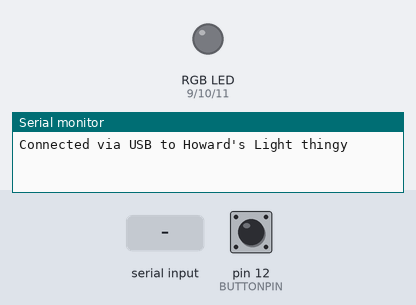
A sketch run on a simulated Arduino Uno, built with avr-gcc and run on an emulated ATmega328P. On the bench: an RGB LED mixed from three pins (HIGH = lit), the last lines printed to the serial monitor. Dashed ring = blinking. The test bench sets the inputs (shaded band); at power-on: pin 12 (BUTTONPIN) LOW. Dim RGB values are drawn brighter than linear; random numbers use the default seed unless the sketch sets one.

Above: at 2.0 s.
2.1 s: "disco\n" received over the second serial link
At 3.6 s:
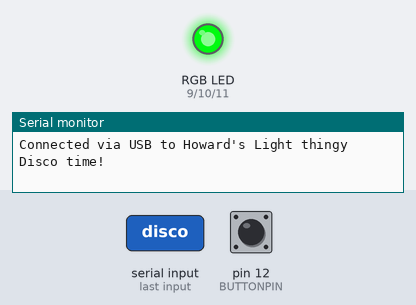
At 4.56 s:
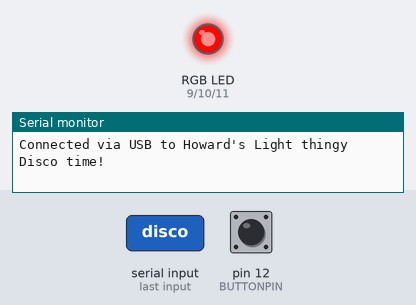
5.1 s: pin 12 (BUTTONPIN) pulled HIGH for 1 s
7.6 s: pin 12 (BUTTONPIN) pulled HIGH for 0.15 s
At 10.1 s:
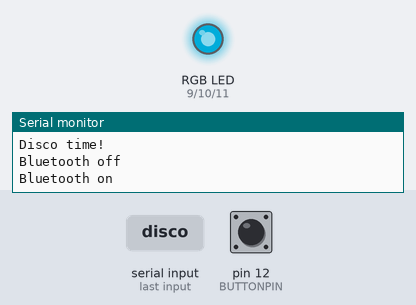
10.7 s: "alarm\n" received over the second serial link
13.7 s: "strobe\n" received over the second serial link
At 13.98 s:
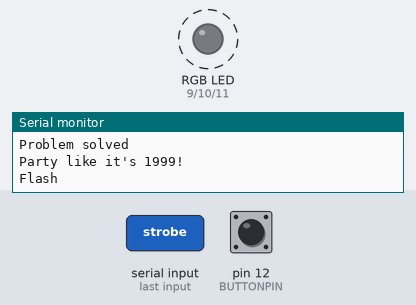
16.7 s: "disco\n" received over the second serial link
Timing chart, 0 to 27.2 s (numbered marks = the images above; inputs shaded):
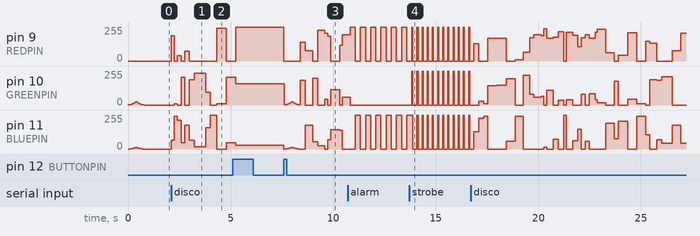

Measured:
- after the input at 2.1 s, pin 9 (REDPIN): 0/255 → 191/255 at once, → 0/255 0.15 s later, → 40/255 0.16 s later, → 0/255 0.17 s later, … (8 changes in this stretch); pin 10 (GREENPIN): 0/255 → 11/255 after 0.15 s, → 0/255 0.16 s later, → 207/255 0.17 s later, → 0/255 0.18 s later, … (10 changes in this stretch)
- after the input at 13.7 s, pin 10 (GREENPIN): alternates 255/255 for 0.05 s and 0/255 for 0.20 s, starting after 0.14 s

The sketch:

LightController.ino
```cpp
#include <FastLED.h>
#include <SoftwareSerial.h>

SoftwareSerial mySerial(4, 5); // RX, TX
#define REDPIN   9
#define GREENPIN 10
#define BLUEPIN  11
#define BUTTONPIN 12

const byte numChars = 14;
char SerialHSV[numChars];   // an array to store the received data

boolean newData = false;
boolean bluetooth = true;
boolean disco = false;
boolean alarm = false;
boolean strobe = false;

int currentHue, currentSat, currentVal;
int oldHue, oldSat, oldVal;
int targetHue, targetSat, targetVal;
int totalSteps;
int currentStep;

int buttonState = 0;
int prevButtonState = 0;

void setup() {
  pinMode(REDPIN,   OUTPUT);
  pinMode(GREENPIN, OUTPUT);
  pinMode(BLUEPIN,  OUTPUT);
  pinMode(BUTTONPIN,  INPUT);
  Serial.begin(9600);
  mySerial.println("Connected via bluetooth to Howard's Light thingy");
  Serial.println("Connected via USB to Howard's Light thingy");
  mySerial.begin(9600);
//  colorBars();
  blueFade();
  showAnalogRGB( CHSV(0,0,0) );
}

void loop() {

  if(bluetooth == true){
    recvWithEndMarker();
    updateData();
    if(disco == false && alarm == false && strobe == false){
      showColor();
    }else if(disco == true){
      int discoColour = random(0, 255);
      int discoDelay =random(100, 500);
      showAnalogRGB(CHSV( discoColour, 255, 255));
      delay(discoDelay);
    }else if(alarm == true){
      showAnalogRGB(CHSV( 0, 255, 255));
      delay(250);
      showAnalogRGB(CHSV( 160, 255, 255));
      delay(250);
    }else if(strobe == true){
      Serial.println("Flash");
      showAnalogRGB(CHSV( 0, 0, 255));
      delay(50);
      showAnalogRGB(CHSV( 0, 0, 0));
      delay(200);
    }
  }else{
    //showAnalogRGB( CRGB(255,80,10) ); // too pink
    //showAnalogRGB( CRGB(255,197,55) ); // little bit too white
    showAnalogRGB( CRGB(255,160,30) ); // Reasonable tungston match
  }

  buttonState = digitalRead(BUTTONPIN);

  if(buttonState != prevButtonState && buttonState == 1){
    if(bluetooth == true){
      bluetooth = false;
      Serial.println("Bluetooth off");
    }else{
      bluetooth = true;
      Serial.println("Bluetooth on");
      blueFade();
      targetHue = currentHue;
      oldHue = targetHue;
      targetSat = currentSat;
      targetVal = currentVal;
      currentSat = 0;
      currentVal = 0;
      totalSteps = 500;
      currentStep = 0;
      showColor();
    }
  }
  prevButtonState = buttonState;
  delay(1);
}
void showAnalogRGB( const CRGB& rgb)
{
  analogWrite(REDPIN,   rgb.r );
  analogWrite(GREENPIN, rgb.g );
  analogWrite(BLUEPIN,  rgb.b );
}

void recvWithEndMarker() {
    static byte ndx = 0;
    char endMarker = '\n';
    char rc;

    while (mySerial.available() > 0 && newData == false) {
        rc = mySerial.read();

        if (rc != endMarker) {
            SerialHSV[ndx] = rc;
            ndx++;
            if (ndx >= numChars) {
                ndx = numChars - 1;
            }
        }
        else {
            SerialHSV[ndx] = '\0'; // terminate the string
            ndx = 0;
            newData = true;
        }
    }
}

void updateData(){
  if (newData == true) {
    String StringHSV = String(SerialHSV);

    if(StringHSV.length() == 13){
      oldHue = currentHue;
      oldSat = currentSat;
      oldVal = currentVal;

      targetHue = StringHSV.substring(0,3).toInt();
      targetSat = StringHSV.substring(3,6).toInt();
      targetVal = StringHSV.substring(6,9).toInt();
      totalSteps = StringHSV.substring(9,14).toInt();
      Serial.println("Inputs: Hue:" + String(targetHue) + " Saturation:" + String(targetSat) + " Value:" + String(targetVal) + " Steps:" + String(totalSteps));

      if (totalSteps == 0){totalSteps++;}; // if sent a string of 0000 then convert to 1 step so it'll do something

      if(targetVal == 0){ // if fading to black don't mess with the colours or saturation
        targetHue = currentHue;
        targetSat = currentSat;
      };

      int difference = oldHue - targetHue; // If fading colour with a difference of more than 128 then go the correct direction
      if(difference > 128 || difference < -128){
        if(difference > 0){
          targetHue = targetHue + 255;
        };
        if(difference < 0){
          currentHue = currentHue + 255;
          oldHue = currentHue;
        };
        Serial.println("Big Gap");
      };

      if(oldVal == 0){ // this line stops it from scrolling through all the colours if the lights are currently off as it fades on
        oldHue = targetHue;
      };

      currentStep = 0;

      Serial.println("New targets: Hue:" + String(targetHue) + " Saturation:" + String(targetSat) + " Value:" + String(targetVal) + " Steps:" + String(totalSteps));
    };
    if(StringHSV == "disco"){
      Serial.println("Disco time!");
      disco = true;
    }else if(disco == true){
      Serial.println("Disco over");
      disco = false;
    }

    if(StringHSV == "alarm"){
      Serial.println("Oh dear!");
      alarm = true;
    }else if(alarm == true){
      Serial.println("Problem solved");
      alarm = false;
    }

    if(StringHSV == "strobe"){
      Serial.println("Party like it's 1999!");
      strobe = true;
    }else if(strobe == true){
      Serial.println("Party over");
      strobe = false;
    }

    newData = false;
  }
}

void showColor(){
  if (currentStep != totalSteps + 1){
//    Serial.println("Fadeinput: "+String(oldHue)+", "+String(currentHue)+", "+String(targetHue)+", "+String(currentStep)+", "+String(totalSteps));
    currentHue = fadeStep(oldHue, currentHue, targetHue, currentStep, totalSteps);
    currentSat = fadeStep(oldSat, currentSat, targetSat, currentStep, totalSteps);
    currentVal = fadeStep(oldVal, currentVal, targetVal, currentStep, totalSteps);
    currentStep++;
//    Serial.println(String(currentHue)+", "+String(currentSat)+", "+String(currentVal)+", Step:"+String(currentStep));
    showAnalogRGB( CHSV( currentHue, currentSat, currentVal) );
  }
  if ((currentStep == totalSteps + 1) && targetHue > 255){
    targetHue = targetHue - 255;
    currentHue = targetHue;
    Serial.println("corrected value to "+String(currentHue));
  }
}

int fadeStep(float oldLevel, int currentLevel, float targetLevel, int currentStep, int totalSteps){
//  Serial.println(String(oldLevel)+", "+String(currentLevel)+", "+String(targetLevel)+", "+String(currentStep)+", "+String(totalSteps));
  float change = (targetLevel-oldLevel) / totalSteps;
  float newLevel = oldLevel + (change * currentStep);
  int newLevelInt = round(newLevel);
  return newLevelInt;
}

void blueFade(){
  for(int x = 0; x < 100; x++){
    showAnalogRGB( CHSV(128,255,x) );
    delay(4);
  }
  for(int x = 99; x < 100 && x > 1; x--){
    showAnalogRGB( CHSV(128,255,x) );
    delay(4);
  }
}
```
